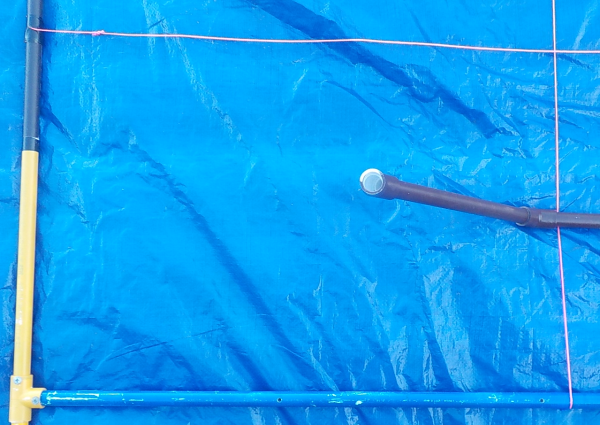
#> input picture D1.png, 600 x 425 px
$ python photomosaic_D.py
#> lines starting #> are read from the running program, lines starting #| are printed output that depends on the picture
from multiprocessing import Process
import cv2 as c
import numpy as n


def makemosaic():

    i1 = c.imread('D1.png')
#> i1 is the input picture: shape (425, 600, 3); mean B, G, R 240.4, 159.6, 14.9
    i2 = c.imread('D2.png')
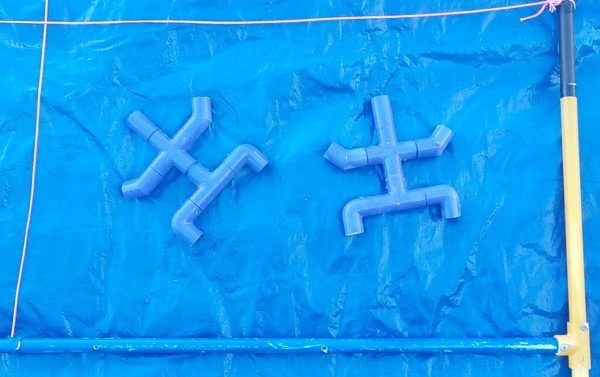
#> input picture D2.png, 600 x 377 px
#> i2 is the input picture: shape (377, 600, 3); mean B, G, R 239.4, 155.7, 17.2
    i3 = c.imread('D3.png')
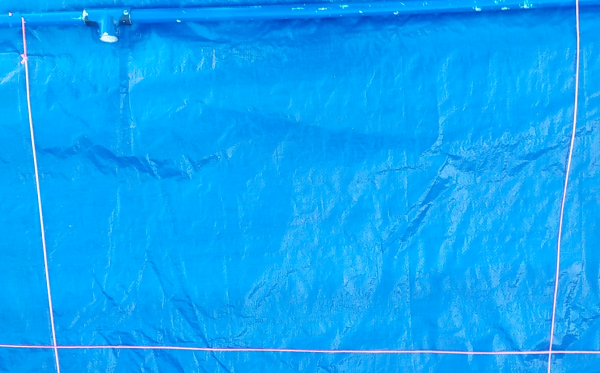
#> input picture D3.png, 600 x 373 px
#> i3 is the input picture: shape (373, 600, 3); mean B, G, R 247, 164, 11.3
    i4 = c.imread('D4.png')
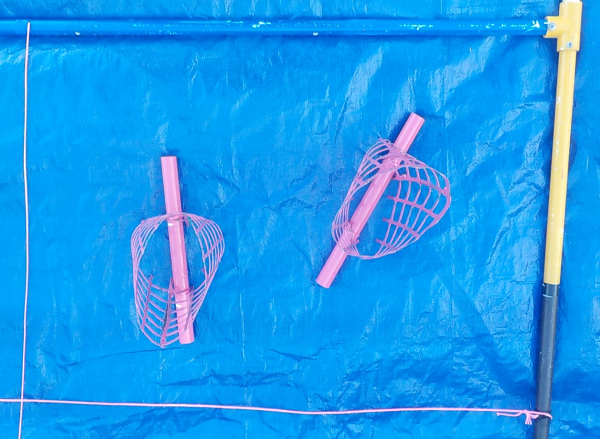
#> input picture D4.png, 600 x 439 px
#> i4 is the input picture: shape (439, 600, 3); mean B, G, R 236.7, 154.4, 25.8
    i5 = c.imread('D5.png')
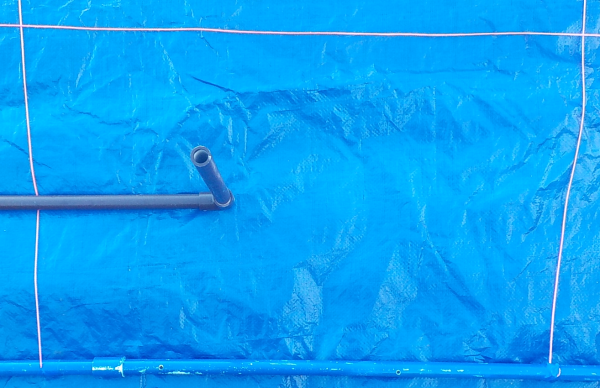
#> input picture D5.png, 600 x 388 px
#> i5 is the input picture: shape (388, 600, 3); mean B, G, R 245, 161, 9.2
    i6 = c.imread('D6.png')
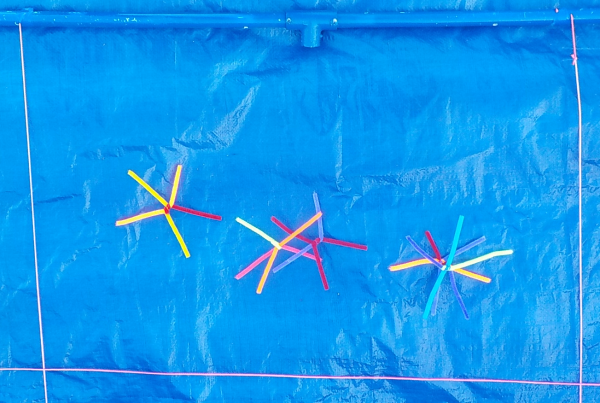
#> input picture D6.png, 600 x 403 px
#> i6 is the input picture: shape (403, 600, 3); mean B, G, R 236.8, 151.7, 16.3
    i7 = c.imread('D7.png')
    i8 = c.imread('D8.png')


    i1 = c.resize(i1, (400,400))
#> i1: shape (400, 400, 3)
    i2 = c.resize(i2, (400,400))
#> i2: shape (400, 400, 3)
    i3 = c.resize(i3, (400,400))
#> i3: shape (400, 400, 3)
    i4 = c.resize(i4, (400,400))
#> i4: shape (400, 400, 3)
    i5 = c.resize(i5, (400,400))
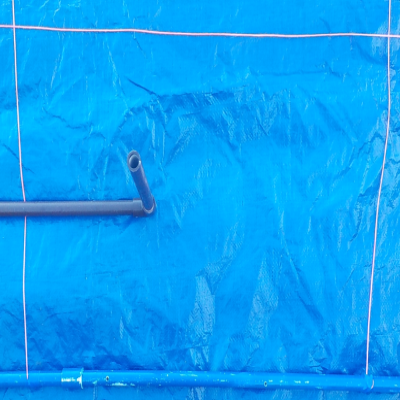
#> i5: shape (400, 400, 3); mean B, G, R 244.9, 160.9, 9.1
    i6 = c.resize(i6, (400,400))
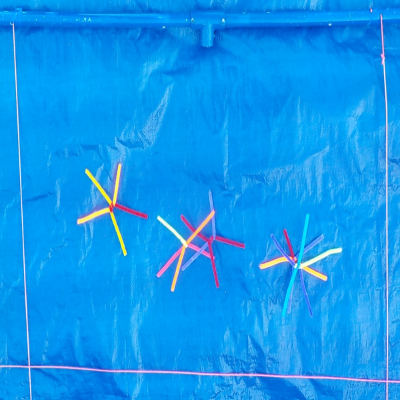
#> i6: shape (400, 400, 3); mean B, G, R 236.7, 151.5, 16.2
#> (the run stopped early here; a loop or call above may not have finished)
